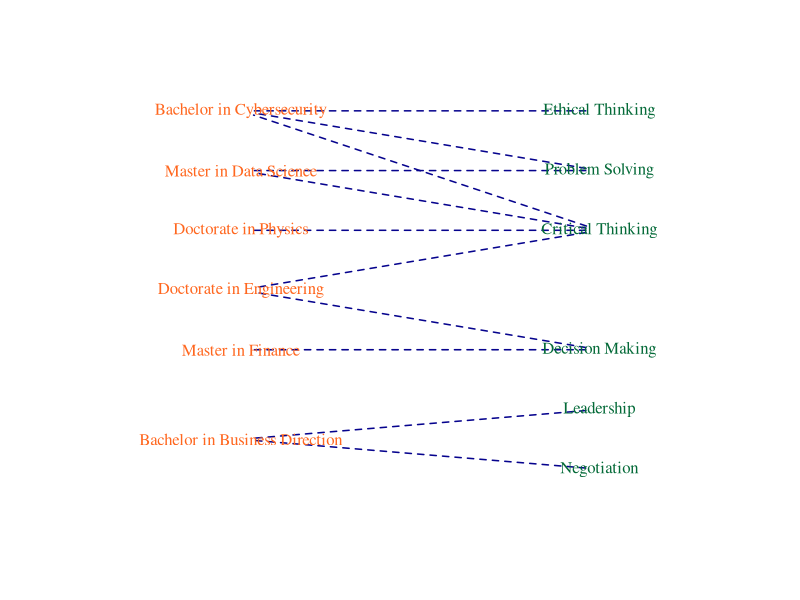

This figure's R source:
library(igraph)
library(readr)
# Your data
data <- read_csv("HypotheticalData.csv")

# Create a bipartite graph
bn <- graph_from_data_frame(data, directed = FALSE)

bipartite.mapping(bn)
V(bn)$type <- bipartite_mapping(bn)$type
V(bn)$color <- ifelse(V(bn)$type, "#FF671F", "#046A38")
V(bn)$shape == "none" 
V(bn)$labelcolor <- ifelse(V(bn)$type, "#FF671F", "#046A38")
E(bn)$color <- "#06038D"
E(bn)$width <- 1.5

# Set edge attributes
E(bn)$linetype <- ifelse(E(bn)$ProgramType == "Bachelor", 1, 2)  # 1 for solid, 2 for dashed


layout <- layout_as_bipartite(bn)
rotated_layout <- cbind(layout[, 2], -layout[, 1])  # Swap x and y coordinates and negate y
plot(bn, vertex.label = V(bn)$name, layout = rotated_layout, main = "",
     vertex.label.color = V(bn)$labelcolor, edge.lty = E(bn)$linetype, vertex.shape = "none")
